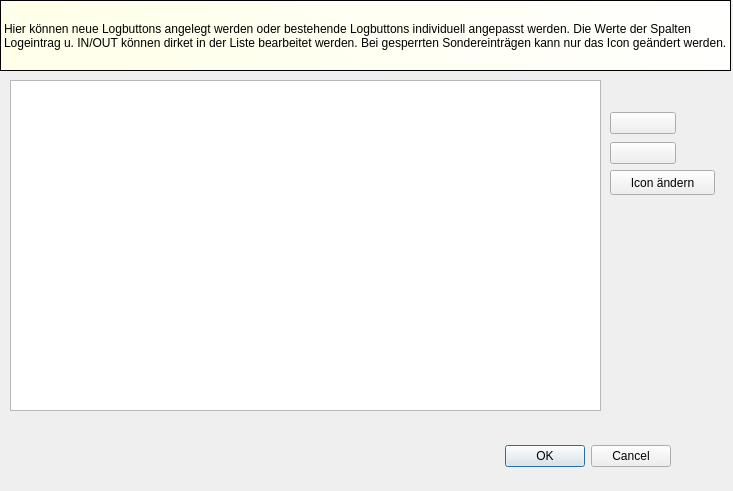
<?xml version="1.0" encoding="UTF-8"?>
<ui version="4.0">
 <class>LogConfigDialog</class>
 <widget class="QDialog" name="LogConfigDialog">
  <property name="geometry">
   <rect>
    <x>0</x>
    <y>0</y>
    <width>733</width>
    <height>491</height>
   </rect>
  </property>
  <property name="windowTitle">
   <string>Logbuttons konfigurieren</string>
  </property>
  <property name="toolTip">
   <string>Icon ändern</string>
  </property>
  <widget class="QDialogButtonBox" name="buttonBox">
   <property name="geometry">
    <rect>
     <x>420</x>
     <y>440</y>
     <width>251</width>
     <height>32</height>
    </rect>
   </property>
   <property name="orientation">
    <enum>Qt::Horizontal</enum>
   </property>
   <property name="standardButtons">
    <set>QDialogButtonBox::Cancel|QDialogButtonBox::Ok</set>
   </property>
  </widget>
  <widget class="QTreeView" name="treeView">
   <property name="geometry">
    <rect>
     <x>10</x>
     <y>80</y>
     <width>591</width>
     <height>331</height>
    </rect>
   </property>
  </widget>
  <widget class="QWidget" name="layoutWidget">
   <property name="geometry">
    <rect>
     <x>610</x>
     <y>110</y>
     <width>66</width>
     <height>56</height>
    </rect>
   </property>
   <layout class="QVBoxLayout" name="verticalLayout">
    <item>
     <widget class="QPushButton" name="pushButtonAdd">
      <property name="toolTip">
       <string>neuen Logbutton erzeugen</string>
      </property>
      <property name="text">
       <string/>
      </property>
     </widget>
    </item>
    <item>
     <widget class="QPushButton" name="pushButtonRemove">
      <property name="toolTip">
       <string>Logbutton entfernen</string>
      </property>
      <property name="text">
       <string/>
      </property>
     </widget>
    </item>
   </layout>
  </widget>
  <widget class="QPushButton" name="pushButtonChangeIcon">
   <property name="geometry">
    <rect>
     <x>610</x>
     <y>170</y>
     <width>105</width>
     <height>25</height>
    </rect>
   </property>
   <property name="text">
    <string>Icon ändern</string>
   </property>
  </widget>
  <widget class="QLabel" name="label">
   <property name="geometry">
    <rect>
     <x>0</x>
     <y>0</y>
     <width>731</width>
     <height>71</height>
    </rect>
   </property>
   <property name="autoFillBackground">
    <bool>false</bool>
   </property>
   <property name="styleSheet">
    <string>background-color: qlineargradient(spread:pad, x1:0.079, y1:0.0796818, x2:1, y2:0, stop:0 rgba(255, 255, 234, 255), stop:1 rgba(255, 255, 255, 255));</string>
   </property>
   <property name="frameShape">
    <enum>QFrame::StyledPanel</enum>
   </property>
   <property name="frameShadow">
    <enum>QFrame::Sunken</enum>
   </property>
   <property name="lineWidth">
    <number>2</number>
   </property>
   <property name="text">
    <string>Hier können neue Logbuttons angelegt werden oder bestehende Logbuttons individuell angepasst werden. Die Werte der Spalten Logeintrag u. IN/OUT können dirket in der Liste bearbeitet werden. Bei gesperrten Sondereinträgen kann nur das Icon geändert werden.</string>
   </property>
   <property name="scaledContents">
    <bool>false</bool>
   </property>
   <property name="wordWrap">
    <bool>true</bool>
   </property>
  </widget>
 </widget>
 <resources/>
 <connections>
  <connection>
   <sender>buttonBox</sender>
   <signal>accepted()</signal>
   <receiver>LogConfigDialog</receiver>
   <slot>accept()</slot>
   <hints>
    <hint type="sourcelabel">
     <x>248</x>
     <y>254</y>
    </hint>
    <hint type="destinationlabel">
     <x>157</x>
     <y>274</y>
    </hint>
   </hints>
  </connection>
  <connection>
   <sender>buttonBox</sender>
   <signal>rejected()</signal>
   <receiver>LogConfigDialog</receiver>
   <slot>reject()</slot>
   <hints>
    <hint type="sourcelabel">
     <x>316</x>
     <y>260</y>
    </hint>
    <hint type="destinationlabel">
     <x>286</x>
     <y>274</y>
    </hint>
   </hints>
  </connection>
 </connections>
</ui>
